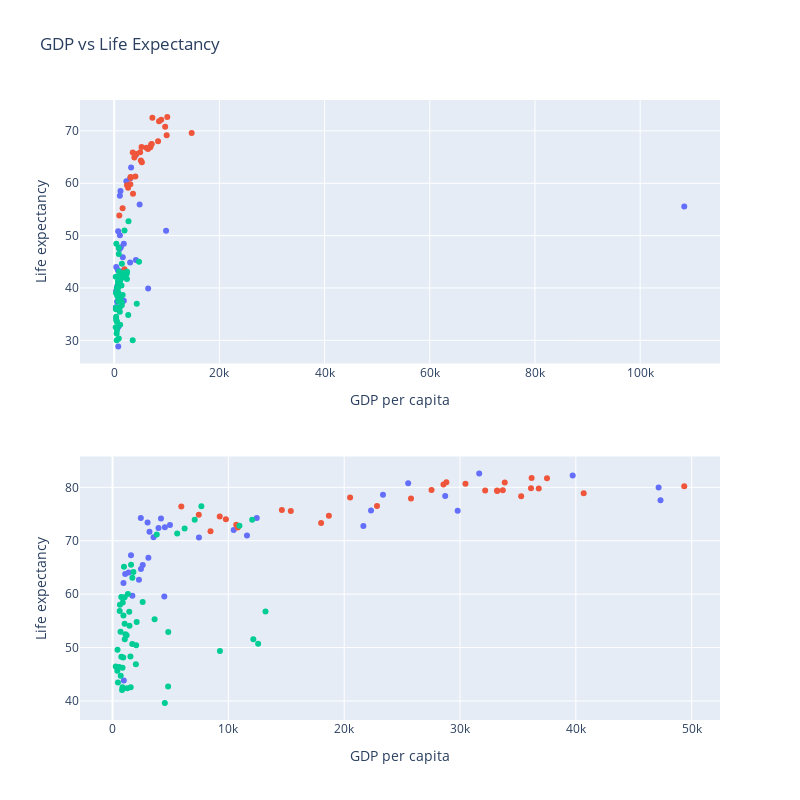

Notebook code for this chart:
### Code cell
import plotly.express as px
from plotly.subplots import make_subplots

# Create some example data
df = px.data.gapminder()

# Create subplots with two rows and one column
fig = make_subplots(rows=2, cols=1)

# Add scatter plots to each subplot
fig.add_trace(px.scatter(df.query("year == 1952"), x="gdpPercap", y="lifeExp", color="continent").data[0], row=1, col=1)
fig.add_trace(px.scatter(df.query("year == 1952"), x="gdpPercap", y="lifeExp", color="continent").data[1], row=1, col=1)
fig.add_trace(px.scatter(df.query("year == 1952"), x="gdpPercap", y="lifeExp", color="continent").data[2], row=1, col=1)

fig.add_trace(px.scatter(df.query("year == 2007"), x="gdpPercap", y="lifeExp", color="continent").data[0], row=2, col=1)
fig.add_trace(px.scatter(df.query("year == 2007"), x="gdpPercap", y="lifeExp", color="continent").data[1], row=2, col=1)
fig.add_trace(px.scatter(df.query("year == 2007"), x="gdpPercap", y="lifeExp", color="continent").data[2], row=2, col=1)
fig.update_layout(showlegend=False)

# Update layout to add titles and axis labels
fig.update_layout(title="GDP vs Life Expectancy", height=800, width=800)
fig.update_xaxes(title_text="GDP per capita")
fig.update_yaxes(title_text="Life expectancy")



# Show the plot
fig.show()

### Figure 1 — Plotly figure (JSON) as saved in the notebook; plotly's stock layout.template omitted (floating-point values rounded to 4 significant figures)
{"data": [{"hovertemplate": "continent=Asia<br>gdpPercap=%{x}<br>lifeExp=%{y}<extra></extra>", "legendgroup": "Asia", "marker": {"color": "#636efa", "symbol": "circle"}, "mode": "markers", "name": "Asia", "orientation": "v", "showlegend": true, "type": "scatter", "x": [779.4, 9867.0, 684.2, 368.5, 400.4, 3054.0, 546.6, 749.7, 3035.0, 4130.0, 4087.0, 3217.0, 1547.0, 1088.0, 1031.0, 108400.0, 4835.0, 1831.0, 786.6, 331, 545.9, 1828.0, 684.6, 1273.0, 6460.0, 2315.0, 1084.0, 1643.0, 1207.0, 757.8, 605.1, 1516.0, 781.7], "xaxis": "x", "y": [28.8, 50.94, 37.48, 39.42, 44, 60.96, 37.37, 37.47, 44.87, 45.32, 65.39, 63.03, 43.16, 50.06, 47.45, 55.56, 55.93, 48.46, 42.24, 36.32, 36.16, 37.58, 43.44, 47.75, 39.88, 60.4, 57.59, 45.88, 58.5, 50.85, 40.41, 43.16, 32.55], "yaxis": "y"}, {"hovertemplate": "continent=Europe<br>gdpPercap=%{x}<br>lifeExp=%{y}<extra></extra>", "legendgroup": "Europe", "marker": {"color": "#EF553B", "symbol": "circle"}, "mode": "markers", "name": "Europe", "orientation": "v", "showlegend": true, "type": "scatter", "x": [1601.0, 6137.0, 8343.0, 973.5, 2444.0, 3119.0, 6876.0, 9692.0, 6425.0, 7030.0, 7144.0, 3531.0, 5264.0, 7268.0, 5210.0, 4931.0, 2648.0, 8942.0, 10100.0, 4029.0, 3068.0, 3145.0, 3581.0, 5075.0, 4215.0, 3834.0, 8528.0, 14730.0, 1969.0, 9980.0], "xaxis": "x", "y": [55.23, 66.8, 68, 53.82, 59.6, 61.21, 66.87, 70.78, 66.55, 67.41, 67.5, 65.86, 64.03, 72.49, 66.91, 65.94, 59.16, 72.13, 72.67, 61.31, 59.82, 61.05, 58.0, 64.36, 65.57, 64.94, 71.86, 69.62, 43.59, 69.18], "yaxis": "y"}, {"hovertemplate": "continent=Africa<br>gdpPercap=%{x}<br>lifeExp=%{y}<extra></extra>", "legendgroup": "Africa", "marker": {"color": "#00cc96", "symbol": "circle"}, "mode": "markers", "name": "Africa", "orientation": "v", "showlegend": true, "type": "scatter", "x": [2449.0, 3521.0, 1063.0, 851.2, 543.3, 339.3, 1173.0, 1071.0, 1179.0, 1103.0, 780.5, 2126.0, 1389.0, 2670.0, 1419.0, 375.6, 328.9, 362.1, 4293.0, 485.2, 911.3, 510.2, 299.9, 853.5, 298.8, 575.6, 2388.0, 1443.0, 369.2, 452.3, 743.1, 1968.0, 1688.0, 468.5, 2424.0, 761.9, 1077.0, 2719.0, 493.3, 879.6, 1450.0, 879.8, 1136.0, 4725.0, 1616.0, 1148.0, 716.7, 859.8, 1468.0, 734.8, 1147.0, 406.9], "xaxis": "x", "y": [43.08, 30.02, 38.22, 47.62, 31.98, 39.03, 38.52, 35.46, 38.09, 40.72, 39.14, 42.11, 40.48, 34.81, 41.89, 34.48, 35.93, 34.08, 37.0, 30, 43.15, 33.61, 32.5, 42.27, 42.14, 38.48, 42.72, 36.68, 36.26, 33.69, 40.54, 50.99, 42.87, 31.29, 41.73, 37.44, 36.32, 52.72, 40, 46.47, 37.28, 30.33, 32.98, 45.01, 38.63, 41.41, 41.22, 38.6, 44.6, 39.98, 42.04, 48.45], "yaxis": "y"}, {"hovertemplate": "continent=Asia<br>gdpPercap=%{x}<br>lifeExp=%{y}<extra></extra>", "legendgroup": "Asia", "marker": {"color": "#636efa", "symbol": "circle"}, "mode": "markers", "name": "Asia", "orientation": "v", "showlegend": true, "type": "scatter", "x": [974.6, 29800.0, 1391.0, 1714.0, 4959.0, 39720.0, 2452.0, 3541.0, 11610.0, 4471.0, 25520.0, 31660.0, 4519.0, 1593.0, 23350.0, 47310.0, 10460.0, 12450.0, 3096.0, 944, 1091.0, 22320.0, 2606.0, 3190.0, 21650.0, 47140.0, 3970.0, 4185.0, 28720.0, 7458.0, 2442.0, 3025.0, 2281.0], "xaxis": "x2", "y": [43.83, 75.64, 64.06, 59.72, 72.96, 82.21, 64.7, 70.65, 70.96, 59.55, 80.75, 82.6, 72.53, 67.3, 78.62, 77.59, 71.99, 74.24, 66.8, 62.07, 63.78, 75.64, 65.48, 71.69, 72.78, 79.97, 72.4, 74.14, 78.4, 70.62, 74.25, 73.42, 62.7], "yaxis": "y2"}, {"hovertemplate": "continent=Europe<br>gdpPercap=%{x}<br>lifeExp=%{y}<extra></extra>", "legendgroup": "Europe", "marker": {"color": "#EF553B", "symbol": "circle"}, "mode": "markers", "name": "Europe", "orientation": "v", "showlegend": true, "type": "scatter", "x": [5937.0, 36130.0, 33690.0, 7446.0, 10680.0, 14620.0, 22830.0, 35280.0, 33210.0, 30470.0, 32170.0, 27540.0, 18010.0, 36180.0, 40680.0, 28570.0, 9254.0, 36800.0, 49360.0, 15390.0, 20510.0, 10810.0, 9787.0, 18680.0, 25770.0, 28820.0, 33860.0, 37510.0, 8458.0, 33200.0], "xaxis": "x2", "y": [76.42, 79.83, 79.44, 74.85, 73.0, 75.75, 76.49, 78.33, 79.31, 80.66, 79.41, 79.48, 73.34, 81.76, 78.89, 80.55, 74.54, 79.76, 80.2, 75.56, 78.1, 72.48, 74.0, 74.66, 77.93, 80.94, 80.88, 81.7, 71.78, 79.42], "yaxis": "y2"}, {"hovertemplate": "continent=Africa<br>gdpPercap=%{x}<br>lifeExp=%{y}<extra></extra>", "legendgroup": "Africa", "marker": {"color": "#00cc96", "symbol": "circle"}, "mode": "markers", "name": "Africa", "orientation": "v", "showlegend": true, "type": "scatter", "x": [6223.0, 4797.0, 1441.0, 12570.0, 1217.0, 430.1, 2042.0, 706.0, 1704.0, 986.1, 277.6, 3633.0, 1545.0, 2082.0, 5581.0, 12150.0, 641.4, 690.8, 13210.0, 752.7, 1328.0, 942.7, 579.2, 1463.0, 1569.0, 414.5, 12060.0, 1045.0, 759.3, 1043.0, 1803.0, 10960.0, 3820.0, 823.7, 4811.0, 619.7, 2014.0, 7670.0, 863.1, 1598.0, 1712.0, 862.5, 926.1, 9270.0, 2602.0, 4513.0, 1107.0, 883.0, 7093.0, 1056.0, 1271.0, 469.7], "xaxis": "x2", "y": [72.3, 42.73, 56.73, 50.73, 52.3, 49.58, 50.43, 44.74, 50.65, 65.15, 46.46, 55.32, 48.33, 54.79, 71.34, 51.58, 58.04, 52.95, 56.73, 59.45, 60.02, 56.01, 46.39, 54.11, 42.59, 45.68, 73.95, 59.44, 48.3, 54.47, 64.16, 72.8, 71.16, 42.08, 52.91, 56.87, 46.86, 76.44, 46.24, 65.53, 63.06, 42.57, 48.16, 49.34, 58.56, 39.61, 52.52, 58.42, 73.92, 51.54, 42.38, 43.49], "yaxis": "y2"}], "layout": {"height": 800, "showlegend": false, "title": {"text": "GDP vs Life Expectancy"}, "width": 800, "xaxis": {"anchor": "y", "domain": [0, 1], "title": {"text": "GDP per capita"}}, "xaxis2": {"anchor": "y2", "domain": [0, 1], "title": {"text": "GDP per capita"}}, "yaxis": {"anchor": "x", "domain": [0.575, 1], "title": {"text": "Life expectancy"}}, "yaxis2": {"anchor": "x2", "domain": [0, 0.425], "title": {"text": "Life expectancy"}}}}
